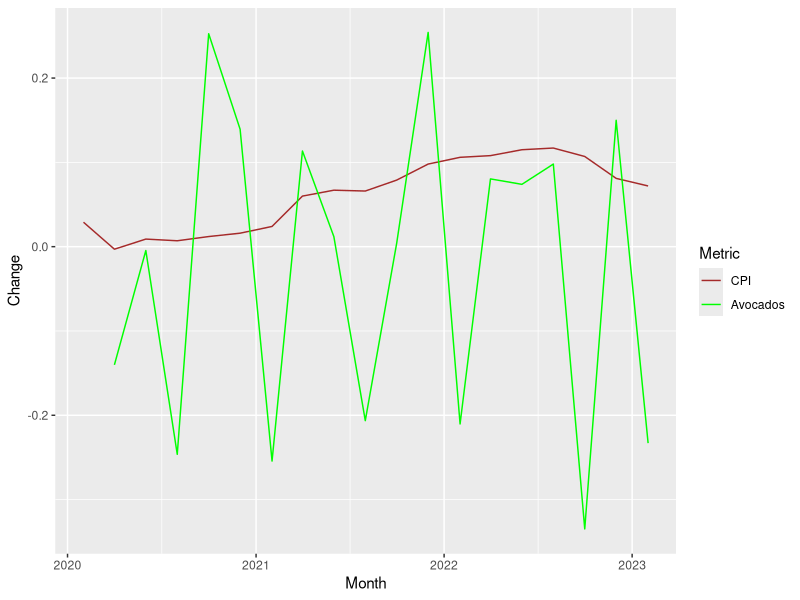
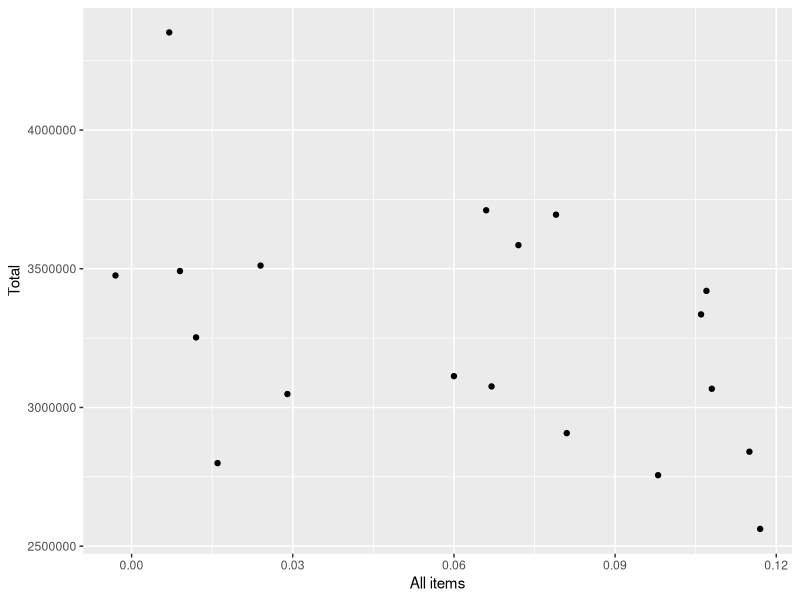

These charts were generated, in order, by the following R code:
## ---- chunk 1
knitr::opts_chunk$set(echo = FALSE, messages=F, warning = F)
library(tidyverse)
library(lubridate)
## ---- chunk 2
Avocados_20 <- read_csv("2020-plu-total-hab-data.csv") %>%
  filter(Geography == "Atlanta") %>%
  select(Geography, 'Current Year Week Ending', 'Total Bulk and Bags Units')
Avocados_21 <- read_csv("2021-plu-total-hab-data.csv") %>%
  filter(Geography == "Atlanta") %>%
  select(Geography, 'Current Year Week Ending', 'Total Bulk and Bags Units')
Avocados_22 <- read_csv("2022-plu-total-hab-data.csv") %>%
  filter(Geography == "Atlanta") %>%
  select(Geography, 'Current Year Week Ending', 'Total Bulk and Bags Units')
Avocados_23 <- read_csv("2023-plu-total-hab-data.csv") %>%
  filter(Geography == "Atlanta") %>%
  select(Geography, 'Current Year Week Ending', 'Total Bulk and Bags Units')
Atlanta_CPI <- read_csv("Atlanta_CPI_2022.csv")
## ---- chunk 3
summary(Avocados_20)
## ---- chunk 4
summary(Avocados_21)
## ---- chunk 5
summary(Avocados_22)
## ---- chunk 6
summary(Avocados_23)
## ---- chunk 7
summary(Atlanta_CPI)
## ---- chunk 8
Avocados <- rbind(Avocados_20,Avocados_21, Avocados_22, Avocados_23)
summary(Avocados)
## ---- chunk 9
Avocados <- Avocados %>%
  group_by(Geography, Month = lubridate::floor_date(`Current Year Week Ending`, 'month')) %>%
  summarise(Total = sum(`Total Bulk and Bags Units`)) %>%
  ungroup()
head(Avocados)
## ---- chunk 10
Atlanta_CPI$Month <- my(Atlanta_CPI$Month)
Full_data <- left_join(Atlanta_CPI, Avocados)
## ---- chunk 11
wrong <- right_join(Atlanta_CPI, Avocados) %>%
  arrange(desc(Month))
head(wrong)
## ---- chunk 12
head(Full_data)
## ---- chunk 13
Full_data$Pct_Change <- (lag(Full_data$Total)-Full_data$Total)/lag(Full_data$Total)
Full_data$`All items` <- Full_data$`All items`/100
## ---- chunk 14
Full_data %>%
  select(Month, `All items`, Pct_Change) %>%
  pivot_longer(cols = c(`All items`, Pct_Change), names_to = "Metric", values_to = "Change") %>%
  ggplot(aes(x=Month, y=Change, color=Metric))+
  geom_line() +
  scale_color_manual(values = c("Brown", "Green"), labels = c("CPI", "Avocados"))
## ---- chunk 15
R <- cor(Full_data$`All items`, Full_data$Total, use = "complete.obs")
Full_data %>%
  ggplot(aes(x=`All items`, y=Total)) +
  geom_point()
## ---- chunk 16
model <- Full_data %>%
  lm(Total ~ Month + `All items`, .)

summary(model)
